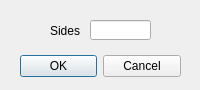
<?xml version="1.0" encoding="UTF-8"?>
<ui version="4.0">
 <class>dieForm</class>
 <widget class="QDialog" name="dieForm">
  <property name="geometry">
   <rect>
    <x>0</x>
    <y>0</y>
    <width>200</width>
    <height>90</height>
   </rect>
  </property>
  <property name="windowTitle">
   <string>Add Die</string>
  </property>
  <widget class="QDialogButtonBox" name="buttonBox">
   <property name="geometry">
    <rect>
     <x>20</x>
     <y>50</y>
     <width>161</width>
     <height>32</height>
    </rect>
   </property>
   <property name="orientation">
    <enum>Qt::Horizontal</enum>
   </property>
   <property name="standardButtons">
    <set>QDialogButtonBox::Cancel|QDialogButtonBox::Ok</set>
   </property>
   <property name="centerButtons">
    <bool>true</bool>
   </property>
  </widget>
  <widget class="QLineEdit" name="sideAmount">
   <property name="geometry">
    <rect>
     <x>90</x>
     <y>20</y>
     <width>61</width>
     <height>20</height>
    </rect>
   </property>
  </widget>
  <widget class="QLabel" name="labelAmount">
   <property name="geometry">
    <rect>
     <x>50</x>
     <y>20</y>
     <width>31</width>
     <height>21</height>
    </rect>
   </property>
   <property name="text">
    <string>Sides:</string>
   </property>
  </widget>
 </widget>
 <resources/>
 <connections>
  <connection>
   <sender>buttonBox</sender>
   <signal>accepted()</signal>
   <receiver>dieForm</receiver>
   <slot>accept()</slot>
   <hints>
    <hint type="sourcelabel">
     <x>248</x>
     <y>254</y>
    </hint>
    <hint type="destinationlabel">
     <x>157</x>
     <y>274</y>
    </hint>
   </hints>
  </connection>
  <connection>
   <sender>buttonBox</sender>
   <signal>rejected()</signal>
   <receiver>dieForm</receiver>
   <slot>reject()</slot>
   <hints>
    <hint type="sourcelabel">
     <x>316</x>
     <y>260</y>
    </hint>
    <hint type="destinationlabel">
     <x>286</x>
     <y>274</y>
    </hint>
   </hints>
  </connection>
 </connections>
</ui>
